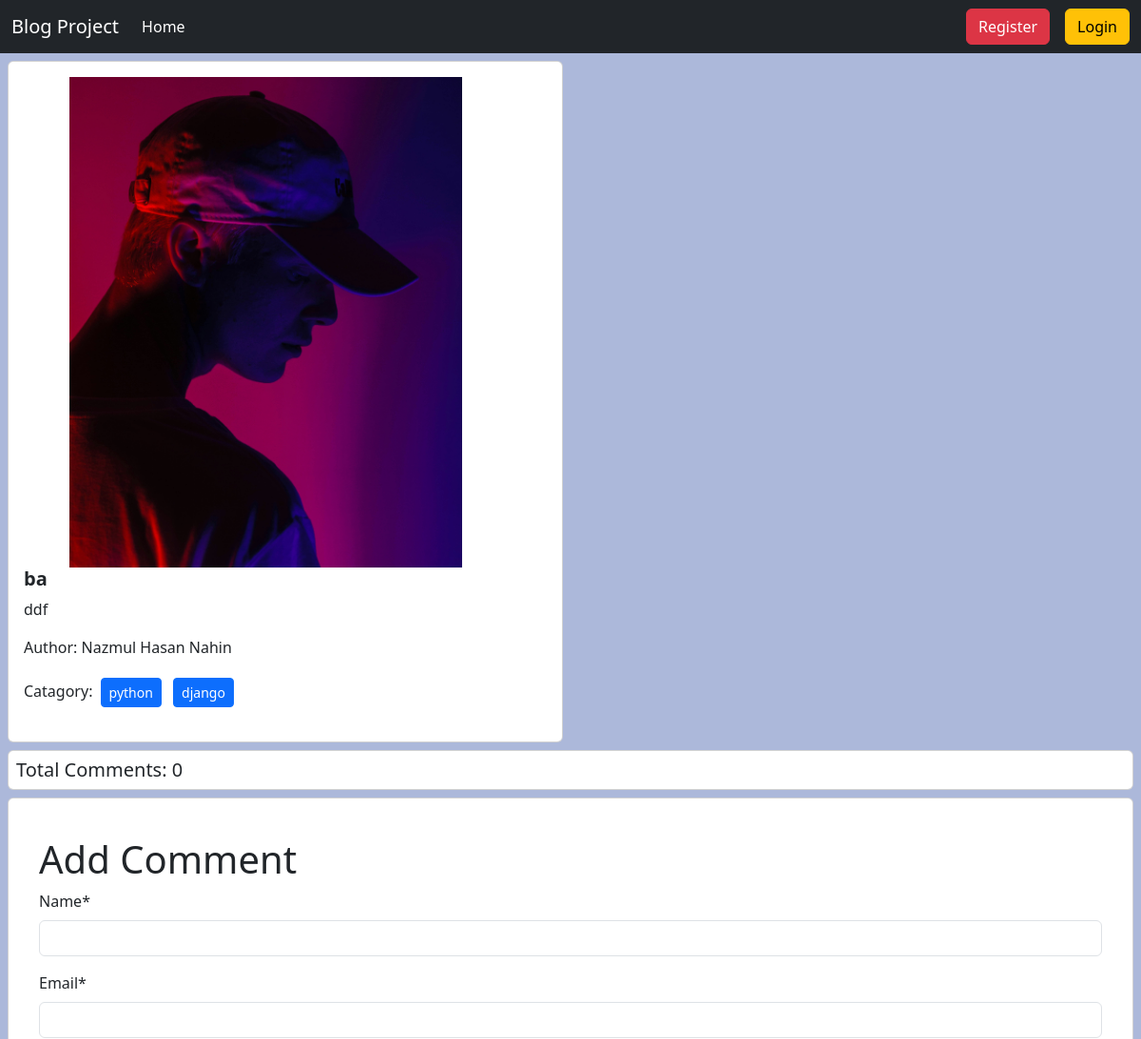
Before: /post/details/12/ (upper part) with the older database file.
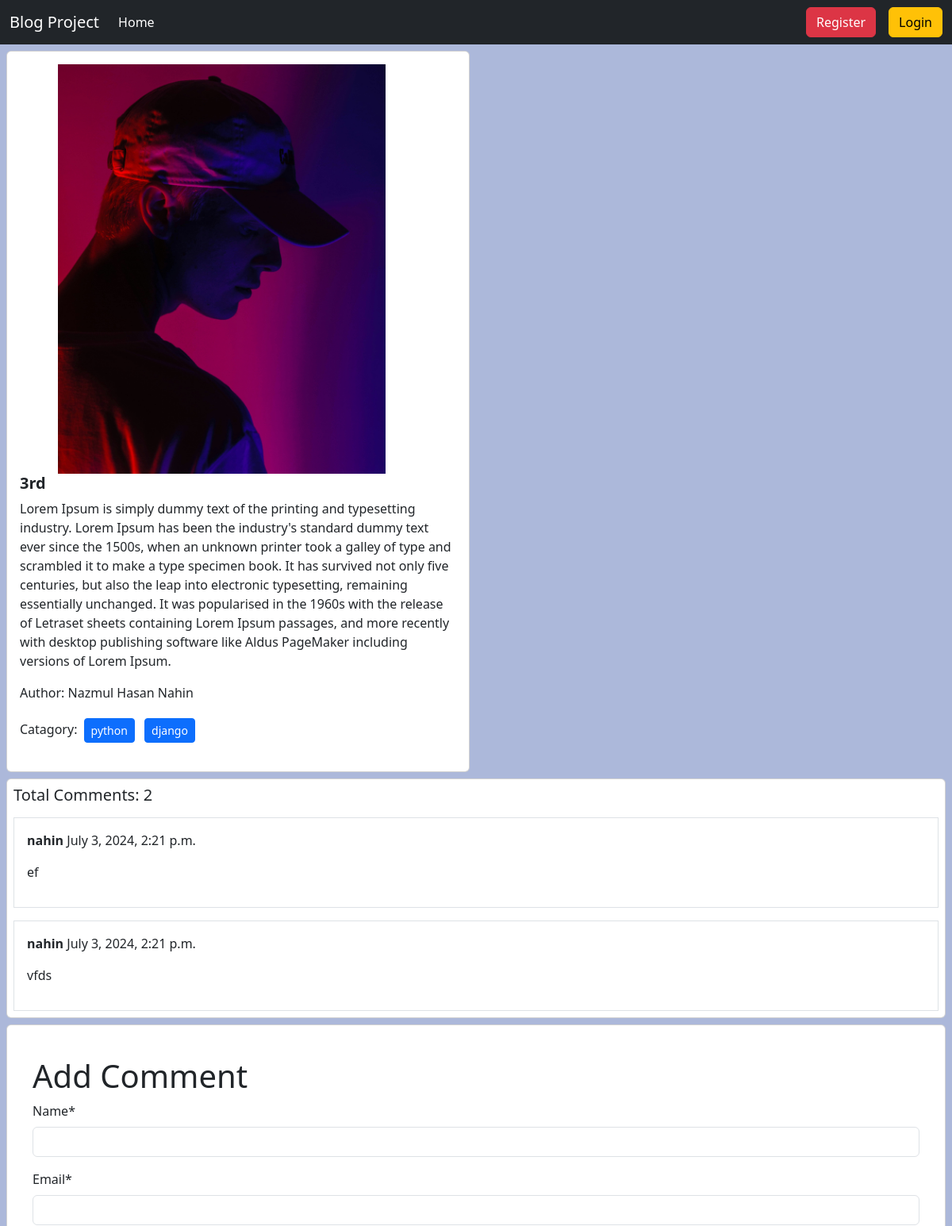
After: the same page with the newer database file.
### posts/models.py (models this page shows, shortened)
class Posts(models.Model):
    title=models.CharField(max_length=50)
    content=models.TextField()
    category=models.ManyToManyField(Catagory)
    author=models.ForeignKey(User,on_delete=models.CASCADE)
    image=models.ImageField(upload_to="posts/media/uploads/",blank=True,null=True)

class Comment(models.Model):
    post=models.ForeignKey(Posts,on_delete=models.CASCADE,related_name="comments")
    name=models.CharField(max_length=20)
    email=models.EmailField()
    body=models.TextField()
    created_on=models.DateTimeField(auto_now_add=True)

### catagories/models.py (models this page shows, shortened)
class Catagory(models.Model):
    name=models.CharField(max_length=20)
    slug=models.SlugField(max_length=100,unique=True,null=True,blank=True)

### posts/views.py (the view, shortened to what this page needs)
# urls.py: path("details/<int:id>/",DetailsPostView.as_view(),name="detail_post"),
class DetailsPostView(DetailView):
    model=Posts
    pk_url_kwarg="id"
    template_name="post_details.html"
    def get_context_data(self, **kwargs):
        context = super().get_context_data(**kwargs)
        post=self.object
        comments=post.comments.all()
        comment_form=CommentForm()
        context["comments"]=comments
        context["comment_form"]=comment_form
        return context

### posts/forms.py
class CommentForm(forms.ModelForm):
    class Meta:
        model=Comment
        fields = ['name','email','body']

### posts/templates/post_details.html (shortened to what this page needs)
{% extends "base.html" %}
{% load crispy_forms_tags %}
{% block content %}
<div class="col-sm-6">
    <div class="card m-2">
      <div class="card-body">
        <img class="w-75 ms-5" src="{{posts.image.url}} " class="card-img-top mb-2" alt="">
        <h5 class="card-title fw-bolder">{{ posts.title }}</h5>
        <p class="card-text">{{ posts.content}}</p>
        <p>Author: {{posts.author.first_name}} {{posts.author.last_name}} </p>
        <p>Catagory:
          {% for cat in posts.category.all %}
          <button class="btn btn-primary btn-sm m-1">{{cat.name}}</button>
          {% endfor %}
        </p>
      </div>
    </div>
</div>
<div class="card m-2">
    <h5 class="m-2">Total Comments: {{comments|length}}</h5>
    {% for comment in comments %}
    <div class="card-body border m-2">
        <p><b>{{comment.name}}</b> {{comment.created_on}} </p>
        <p>{{comment.body}} </p>
    </div>
    {% endfor %}
</div>
<div class="card m-2 p-3">
    <div class="card-body">
        <form method="post">
            <h1 class="mt-2">Add Comment</h1>
            {{comment_form |crispy }}
        </form>
    </div>
</div>
{% endblock content %}

Changed rows visible on the page:
changed Posts "Nazmul Hasan": title "ba" → "3rd"; content "ddf" → "Lorem Ipsum is simply dummy text of the printing and typesetting industry. Lorem Ipsum has been the industry's standard dummy text ever since the 1500s, when an unknown printer took a galley of type and scrambled it to make a type specimen book. It has survived not only five centuries, but also the leap into electronic typesetting, remaining essentially unchanged. It was popularised in the 1960s with the release of Letraset sheets containing Lorem Ipsum passages, and more recently with desktop publishing software like Aldus PageMaker including versions of Lorem Ipsum."
added Comment: name "nahin", created_on "July 3, 2024, 2:21 p.m.", body "ef"
added Comment: name "nahin", created_on "July 3, 2024, 2:21 p.m.", body "vfds"
Other visible differences:
{{ comments|length }}: "0" → "2"
